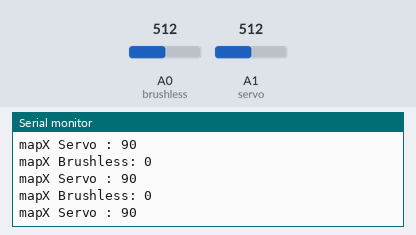
Simulated run of this sketch. Board: Arduino Uno, built with avr-gcc and run on an emulated ATmega328P. Parts: the last lines printed to the serial monitor. The test bench sets the inputs (shaded band); at power-on: A0 (brushless) = 512, A1 (servo) = 512. No radio packets arrive unless stated.

Above: at 1.2 s.
1.3 s: A0 (brushless) set to 531
At 1.71 s:
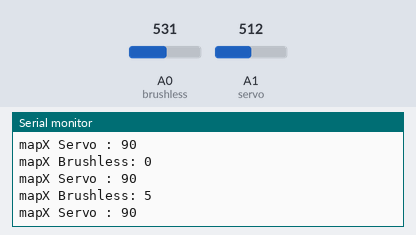
4.3 s: A0 (brushless) set to 556
At 4.74 s:
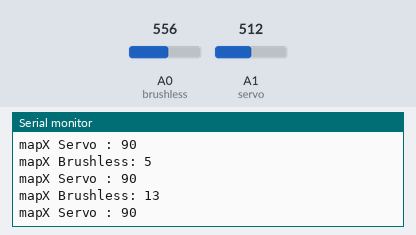
Timing chart, 0 to 7.3 s (numbered marks = the images above; inputs shaded):
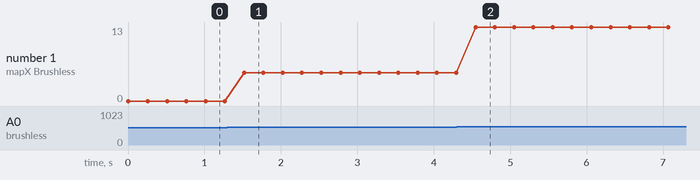

Measured:
- after the input at 1.3 s, the serial monitor: prints a new line after 0.22 s (image 1)
- after the input at 4.3 s, the serial monitor: prints a new line after 0.25 s (image 2)
- plotted number 1: 0 → 5 after the input at 1.3 s, 5 → 13 after the input at 4.3 s

The sketch:

NRF24_Servo_Motor_Sender.ino
```cpp
#include <SPI.h> // Communication Protocol Used by NRF24L01 Modules
#include <nRF24L01.h>
#include <RF24.h>
//create an RF24 object
RF24 radio(7, 8);  // CE, CSN

//address through which two modules communicate.
const byte address[6] = "00001";

//Assigning analog pins
int brushless = A0;
int servo = A1;

int B_motor = 0;
int S_motor = 0;

int packet[2] ; // data to be sent over the radio waves

void setup()
{
  radio.begin();
  Serial.begin(9600);

  pinMode(brushless,INPUT);
  pinMode(servo,INPUT);

  //set the address
  radio.openWritingPipe(address);
  //Set module as transmitter
  radio.stopListening();
}
void loop()
{
  B_motor = analogRead(brushless);
  S_motor = analogRead(servo);

  //mapping the analog values, to a desired range
  packet[0] = map(B_motor,0,1023,-150,150); // Brushless motors
  packet[1] = map(S_motor,0,1023,0,180);    // Servo Motors

  Serial.print("mapX Brushless: ");
  Serial.println(packet[0]);
  Serial.print("mapX Servo : ");
  Serial.println(packet[1]);
  delay(250);
  radio.write(&packet, sizeof(packet));
}
```
